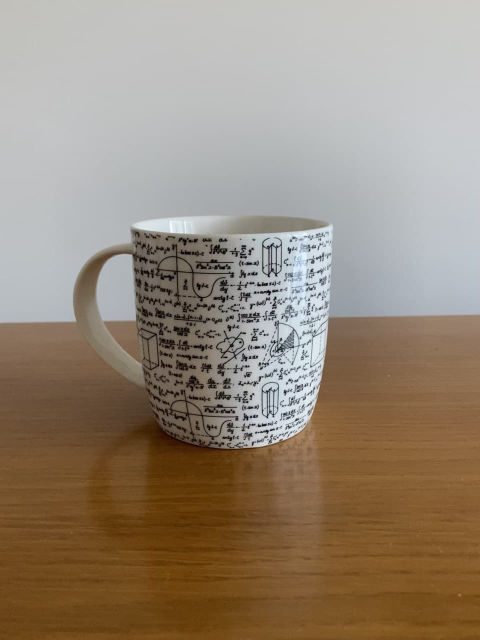
#> input picture examples/MUG.jpg, 960 x 1280 px (shown at 1/2 size)
$ python try.py   (older library calls are emulated)
#> lines starting #> are read from the running program, lines starting #| are printed output that depends on the picture
### ITTISaliencyLib.py
import numpy as np
from cv2 import cv2


def get_intensity(image):
    """
        Get intensity map. Values range from 0 to 1.
    """
    # convert scale of array elements
    src = np.float32(image) * 1./255
    # extract intensity
    intensity_map = cv2.cvtColor(src, cv2.COLOR_BGR2GRAY)
    return intensity_map


def get_gaussian_pyramid(image):
    """
        Get gaussian pyramid with 8 levels of downsampling.
    """
    pyr = list()
    pyr.append(image)
    for i in range(1, 9):
        next_layer = cv2.pyrDown(pyr[i-1])
        pyr.append(next_layer)
    return pyr


def center_surround_diff(gauss_pyr):
    maps = list()
    for c in range(2, 5):
        center = gauss_pyr[c]
        size = (center.shape[1], center.shape[0])
        for s in range(3, 5):
            surround = cv2.resize(
                gauss_pyr[c+s], size, interpolation=cv2.INTER_LINEAR)
            cs_difference_map = cv2.absdiff(center, surround)
            maps.append(cs_difference_map)
    return maps


def simple_normalization(image, M=1):
    img_min, img_max, _, _ = cv2.minMaxLoc(image)
    if img_min != img_max:
        normalized = image/(img_max-img_min) - img_min/(img_max-img_min)
        if M != 1:
            normalized = normalized*M
    else:
        normalized = image - img_min
    return normalized


def compute_average_local_maxima(feature_map, stepsize=-1):
    # NOTE: I compute local maxima taking into account last slices of the matrix
    # 30 corresponds to ~1 degree of visual angle
    local_avg_size = 30
    width = feature_map.shape[1]
    height = feature_map.shape[0]
    avg_size = local_avg_size if (stepsize < 1) else stepsize
    if(avg_size > height-1):
        avg_size = height-1
    if(avg_size > width-1):
        avg_size = width-1
    # find local maxima
    num_maxima = 0
    sum_all_maxima = 0

    for y in range(0, height-avg_size, avg_size):
        for x in range(0, width-avg_size, avg_size):
            local_img = feature_map[y:y+avg_size, x:x+avg_size]
            _, loc_max, _, _ = cv2.minMaxLoc(local_img)
            sum_all_maxima += loc_max
            num_maxima += 1
            last_x = x+avg_size
        local_img = feature_map[y:y+avg_size, last_x:(width)]
        _, loc_max, _, _ = cv2.minMaxLoc(local_img)
        sum_all_maxima += loc_max
        num_maxima += 1
        last_y = y+avg_size

    for x in range(0, width-avg_size, avg_size):
        local_img = feature_map[last_y:height, x:x+avg_size]
        _, loc_max, _, _ = cv2.minMaxLoc(local_img)
        sum_all_maxima += loc_max
        num_maxima += 1
        last_x = x+avg_size
    local_img = feature_map[last_y:height, last_x:(width)]
    _, loc_max, _, _ = cv2.minMaxLoc(local_img)
    sum_all_maxima += loc_max
    num_maxima += 1

    # averaging over all the local regions
    return sum_all_maxima / num_maxima


def normalize_map(feature_map):
    """
        This function implements the particular normalization operator N
        described in Itti 1998.
    """
    # normalize in range [0...M], choice M=1
    M = 1
    simply_normalized = simple_normalization(feature_map, M)
    # get average local maximum
    avg_local_maximum = compute_average_local_maxima(
        simply_normalized)
    # normalize feature map as from paper
    coeff_normalization = (M-avg_local_maximum)**2
    itti_normalized = simply_normalized * coeff_normalization
    return itti_normalized

# INTENSITY
def get_intensity_conspicuity_map(intensity):
    shape = intensity.shape
    # get Gaussian pyramid for intensity
    intensity_gauss_pyr = get_gaussian_pyramid(intensity)
    # compute 6 feature maps at different scales
    feature_maps = center_surround_diff(intensity_gauss_pyr)
    # normalize feature maps
    norm_feature_maps = [normalize_map(m) for m in feature_maps]
    # get conspicuity map from normalized maps

    # NOTE: in 1998 paper they use scale 4 for the conspicuity maps, here I use scale 0
    norm_feature_maps = [
        cv2.resize(m, shape[::-1],
                   interpolation=cv2.INTER_LINEAR)
        for m in norm_feature_maps]

    # sum all c-s diff maps into conspicuity map
    intensity_conspicuity = np.zeros_like(intensity)
    for cs_index in range(6):
        intensity_conspicuity += norm_feature_maps[cs_index]

    return normalize_map(intensity_conspicuity)

# COLOR
def get_color_conspicuity_map(image):
    """
        The slower between the maps, may be further optimized.
    """
    # get color channels
    (b, g, r) = get_color_channels(image)
    shape = b.shape

    # build 4 broadly-tuned color channels
    R_ch = (r-(g+b))/2
    G_ch = (g-(r+b))/2
    B_ch = (b-(r+g))/2
    Y_ch = ((r+g)/2 - abs(r-g)/2 - b)

    # set to 0 negative values
    R_ch[R_ch < 0] = 0
    G_ch[G_ch < 0] = 0
    B_ch[B_ch < 0] = 0
    Y_ch[Y_ch < 0] = 0

    # create gaussian pyramids
    red_gauss_pyr = get_gaussian_pyramid(R_ch)
    green_gauss_pyr = get_gaussian_pyramid(G_ch)
    blue_gauss_pyr = get_gaussian_pyramid(B_ch)
    yellow_gauss_pyr = get_gaussian_pyramid(Y_ch)

    # get feature maps for different color spaces
    rg_color_space_maps = get_color_space_feature_maps(
        red_gauss_pyr, green_gauss_pyr)
    by_color_space_maps = get_color_space_feature_maps(
        blue_gauss_pyr, yellow_gauss_pyr)

    # normalize feature maps
    rg_color_space_maps = [normalize_map(
        m) for m in rg_color_space_maps]
    by_color_space_maps = [normalize_map(
        m) for m in by_color_space_maps]

    # get conspicuity map
    color_conspicuity_map = get_conspicuity_from_color_spaces(
        rg_color_space_maps, by_color_space_maps, shape)
    return normalize_map(color_conspicuity_map)


def get_color_channels(image):
    intensity = np.float32(np.sum(image, axis=2))
    _, max_int, _, _ = cv2.minMaxLoc(intensity)
    min_intensity_admitted = max_int/10

    for y in range(image.shape[0]):
        for x in range(image.shape[1]):
            if intensity[y][x] < min_intensity_admitted:
                image[y][x] = [0, 0, 0]

    src = np.zeros_like(image, dtype=np.float32)
    for y in range(image.shape[0]):
        for x in range(image.shape[1]):
            if image[y][x].any() > 0:
                src[y][x] = np.float32(np.float32(
                    image[y][x])/np.float32(max_int))
    return cv2.split(src)


def get_color_space_feature_maps(c1_pyr, c2_pyr):
    # here we compute the feature maps for the double opponent color system
    feature_maps = list()
    for c in range(2, 5):
        center = c1_pyr[c]-c2_pyr[c]
        size = (center.shape[1], center.shape[0])
        for s in range(3, 5):
            surround = c2_pyr[c+s] - c1_pyr[c+s]
            res_surround = center - \
                cv2.resize(surround, size, interpolation=cv2.INTER_LINEAR)
            cs_diff = cv2.absdiff(center, res_surround)
            feature_maps.append(cs_diff)
    return feature_maps


def get_conspicuity_from_color_spaces(rg_space, by_space, shape):
    conspicuity_map = np.zeros(shape)
    # resizing normalized feature maps
    # NOTE: in 1998 paper they use scale 4 for the conspicuity maps, here I use scale 0
    rg_space = [cv2.resize(m, shape[::-1],
                           interpolation=cv2.INTER_LINEAR) for m in rg_space]
    by_space = [cv2.resize(m, shape[::-1],
                           interpolation=cv2.INTER_LINEAR) for m in by_space]
    for cs_index in range(6):
        conspicuity_map += (rg_space[cs_index] + by_space[cs_index])
    return conspicuity_map

# ORIENTATION
def get_gabor_kernels(shape):
    # NOTE: Gabor Kernels are chosen by a trial-end-error mean
    kernel_list = list()
    kernel_size = int(min(shape)/42)
    lamb = kernel_size
    sigma = lamb*.56
    gamma = 0.5
    psi = 0
    orientations = [0, (np.pi/4), (np.pi/2), (np.pi*3/4)]

    for theta in orientations:
        gabor_kernel = cv2.getGaborKernel(
            (kernel_size, kernel_size), sigma, theta, lamb, gamma, psi, ktype=cv2.CV_32F)
        gabor_kernel = gabor_kernel/gabor_kernel.sum()
        kernel_list.append(gabor_kernel)

    return kernel_list


def get_conspicuity_from_orienation_feature_maps(orient_feature_maps, shape, debug=False):
    conspicuity_map = np.zeros(shape)
    i = 0
    for orientation in orient_feature_maps:
        i += 1
        orientation_conspicuity = np.zeros(shape)
        for feature_map in orientation:
            normalized = normalize_map(feature_map)
            resized = cv2.resize(
                normalized, shape[::-1], interpolation=cv2.INTER_LINEAR)
            orientation_conspicuity += resized
        if(debug):
            cv2.imshow(f'Orientation {i}', orientation_conspicuity)
            cv2.waitKey(0)
        conspicuity_map += normalize_map(orientation_conspicuity)
    return conspicuity_map


def get_orientation_conspicuity_map(intensity, debug=False):
    shape = intensity.shape
    # get gabor filters
    filters = get_gabor_kernels(shape)
    # convolve intensity, obtain 4 preferred orientations
    oriented_intensities = [
        cv2.filter2D(intensity, cv2.CV_32F, kernel) for kernel in filters
    ]

    for i in range(len(oriented_intensities)):
        intensity = oriented_intensities[i]
        kernel = filters[i]
        if(debug):
            cv2.imshow(f'Intensity {i}', intensity)
            cv2.imshow(f'Kernel {i}', kernel)
    if(debug):
        cv2.waitKey(0)

    # get a gaussian pyramid for each orientation
    intensity_pyramids = [
        get_gaussian_pyramid(oriented_intensity) for oriented_intensity in oriented_intensities
    ]
    # get center surround differences
    cs_differences = [
        center_surround_diff(oriented_pyr) for oriented_pyr in intensity_pyramids
    ]
    # compute conspicuity map for orientation
    orientation_conspicuity_map = get_conspicuity_from_orienation_feature_maps(
        cs_differences, shape, debug)
    return normalize_map(orientation_conspicuity_map)

# COMPLETE
def get_spatial_saliency_map(image):
    intensity = get_intensity(image)
    intensity_conspicuity = get_intensity_conspicuity_map(intensity)
    color_conspicuity = get_color_conspicuity_map(image)
    orientation_conspicuity = get_orientation_conspicuity_map(intensity)

    n_intensity = normalize_map(intensity_conspicuity)
    c_intensity = normalize_map(color_conspicuity)
    o_intensity = normalize_map(orientation_conspicuity)
    saliency_map = (n_intensity+c_intensity+o_intensity)*(1/3)

    return saliency_map

### try.py
from ITTISaliencyLib import get_spatial_saliency_map
import cv2
import matplotlib.pyplot as plt

image_test = cv2.imread("./examples/MUG.jpg")
#> image_test is the input picture: shape (1280, 960, 3); mean B, G, R 120.3, 136.8, 151.4
saliency_map = get_spatial_saliency_map(image_test)
#> after the loop in get_gaussian_pyramid, `for i in range(1, 9):`: pyr = 9 items
#> after the loop in center_surround_diff, `for c in range(2, 5):`: maps = 6 items
#> after the loop in get_intensity_conspicuity_map, `for cs_index in range(6):`:
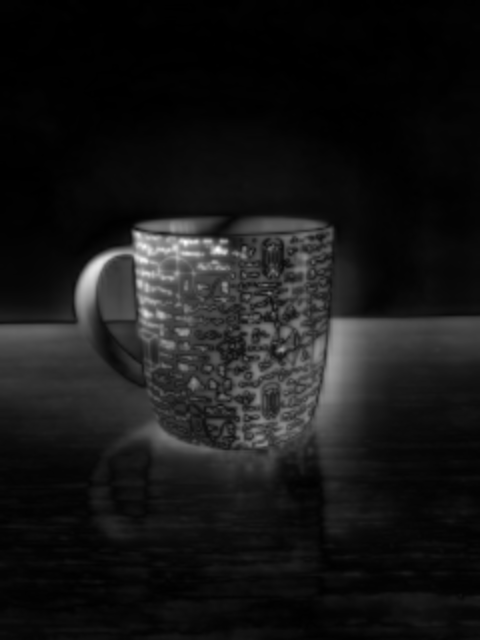
#> intensity_conspicuity: shape (1280, 960) float32 (shown at 1/2 size); min 0.00162, max 2.31, mean 0.216; drawn with min black and max white
#> the loop in compute_average_local_maxima (call 7), `for y in range(0, height-avg_size, avg_size):` made 42 passes
#> (loc_max, sum_all_maxima) on passes 1 to 12: (0.012, 0.274), (0.0175, 0.554), (0.0141, 0.774), (0.0111, 0.991), (0.0138, 1.26), (0.0181, 1.57), (0.0203, 1.92), (0.0228, 2.37), (0.0239, 3.01), (0.024, 3.83), (0.0281, 4.82), (0.0263, 5.98)
#> after the loop in compute_average_local_maxima (call 7), `for y in range(0, height-avg_size, avg_size):`: num_maxima = 1344; sum_all_maxima = 196.6
#> the loop in compute_average_local_maxima (call 7), `for x in range(0, width-avg_size, avg_size):` made 31 passes
#> (loc_max, sum_all_maxima) on passes 1 to 12: (0.0562, 196.7), (0.0409, 196.7), (0.0488, 196.8), (0.0567, 196.8), (0.0684, 196.9), (0.0685, 197), (0.0703, 197), (0.0701, 197.1), (0.0514, 197.2), (0.0719, 197.2), (0.0846, 197.3), (0.0846, 197.4)
#> after the loop in compute_average_local_maxima (call 7), `for x in range(0, width-avg_size, avg_size):`:
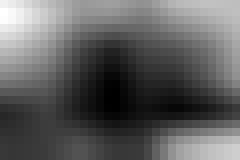
#> local_img: shape (20, 30) float32 (shown 8 times larger); min 0.0221, max 0.0494, mean 0.0324; drawn with min black and max white
#> after the loop in compute_average_local_maxima (call 7), `for x in range(0, width-avg_size, avg_size):`: num_maxima = 1375; sum_all_maxima = 198.6
#> in compute_average_local_maxima (call 7), `_, loc_max, _, _ = cv2.minMaxLoc(local_img)`: loc_max = 0.0614
#> in compute_average_local_maxima (call 7), `num_maxima += 1`: num_maxima = 1376
#> in get_color_channels, `_, max_int, _, _ = cv2.minMaxLoc(intensity)`: max_int = 762
#> in get_color_channels, `min_intensity_admitted = max_int/10`: min_intensity_admitted = 76.2
#> after the loop in get_color_channels, `for y in range(image.shape[0]):`:
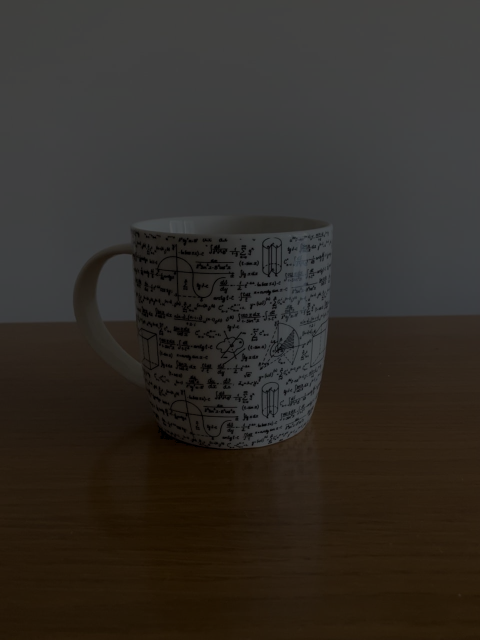
#> src: shape (1280, 960, 3) float32 (shown at 1/2 size); mean B, G, R 0.158, 0.179, 0.198
#> in get_color_conspicuity_map, `B_ch = (b-(r+g))/2`:
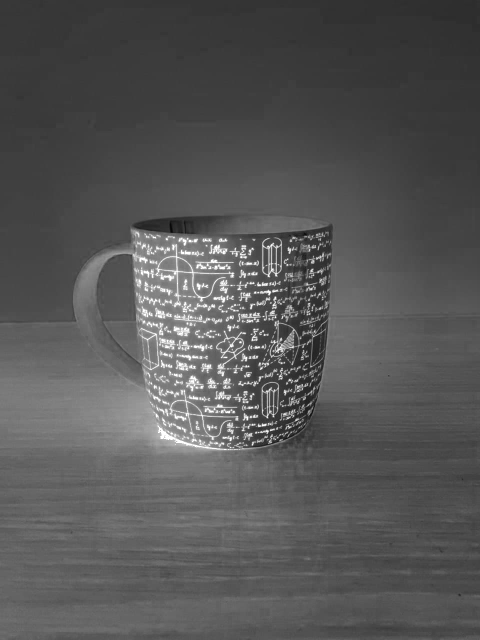
#> B_ch: shape (1280, 960) float32 (shown at 1/2 size); min -0.167, max 0, mean -0.11; drawn with min black and max white
#> in get_color_conspicuity_map, `Y_ch = ((r+g)/2 - abs(r-g)/2 - b)`:
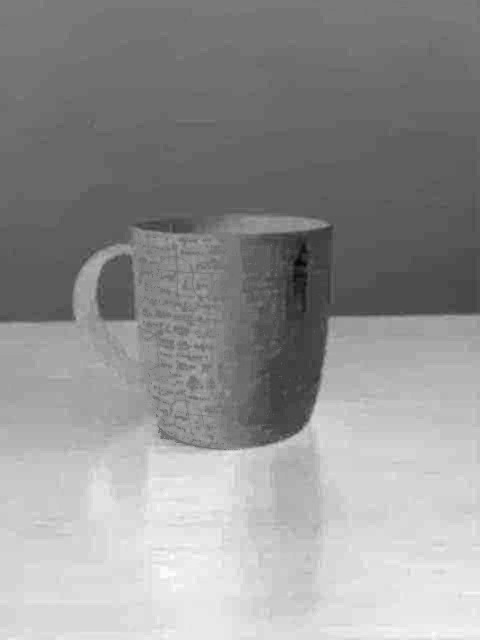
#> Y_ch: shape (1280, 960) float32 (shown at 1/2 size); min -0.063, max 0.0801, mean 0.0197; drawn with min black and max white
#> in get_color_conspicuity_map, `G_ch[G_ch < 0] = 0`: G_ch: shape (1280, 960) float32; every value is 0
#> in get_color_conspicuity_map, `red_gauss_pyr = get_gaussian_pyramid(R_ch)`: red_gauss_pyr = 9 items
#> the loop in get_gaussian_pyramid (call 5), `for i in range(1, 9):` made 8 passes
#> pass 1, in get_gaussian_pyramid (call 5), `next_layer = cv2.pyrDown(pyr[i-1])`:
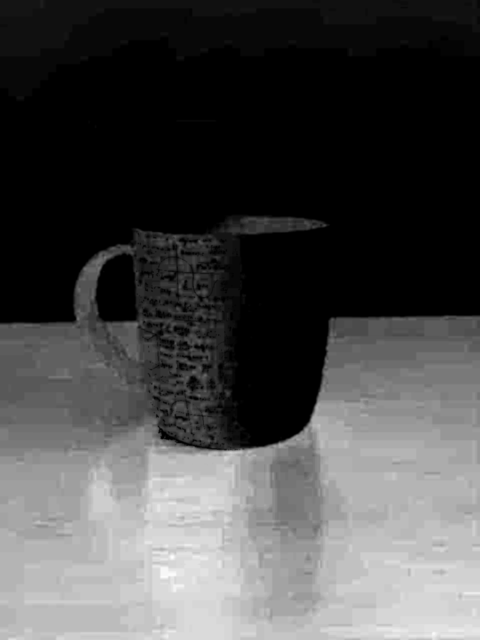
#> next_layer: shape (640, 480) float32; min 0, max 0.0797, mean 0.0233; drawn with min black and max white
#> after the loop in get_color_space_feature_maps, `for c in range(2, 5):`: feature_maps = 6 items
#> the loop in get_color_space_feature_maps (call 2), `for c in range(2, 5):` made 3 passes
#> pass 3, in get_color_space_feature_maps (call 2), `center = c1_pyr[c]-c2_pyr[c]`:
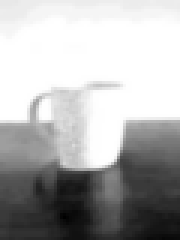
#> center: shape (80, 60) float32 (shown 3 times larger); min -0.0732, max 0, mean -0.0229; drawn with min black and max white
#> the loop in get_orientation_conspicuity_map, `for i in range(len(oriented_intensities)):` made 4 passes
#> the loop in get_conspicuity_from_orienation_feature_maps, `for orientation in orient_feature_maps:` made 4 passes

plt.subplot(1, 2, 1), plt.imshow(cv2.cvtColor(image_test, cv2.COLOR_BGR2RGB))
plt.title('Nice mug')
plt.subplot(1, 2, 2), plt.imshow(saliency_map, 'gray')
plt.title('Saliency mug')
plt.show()
